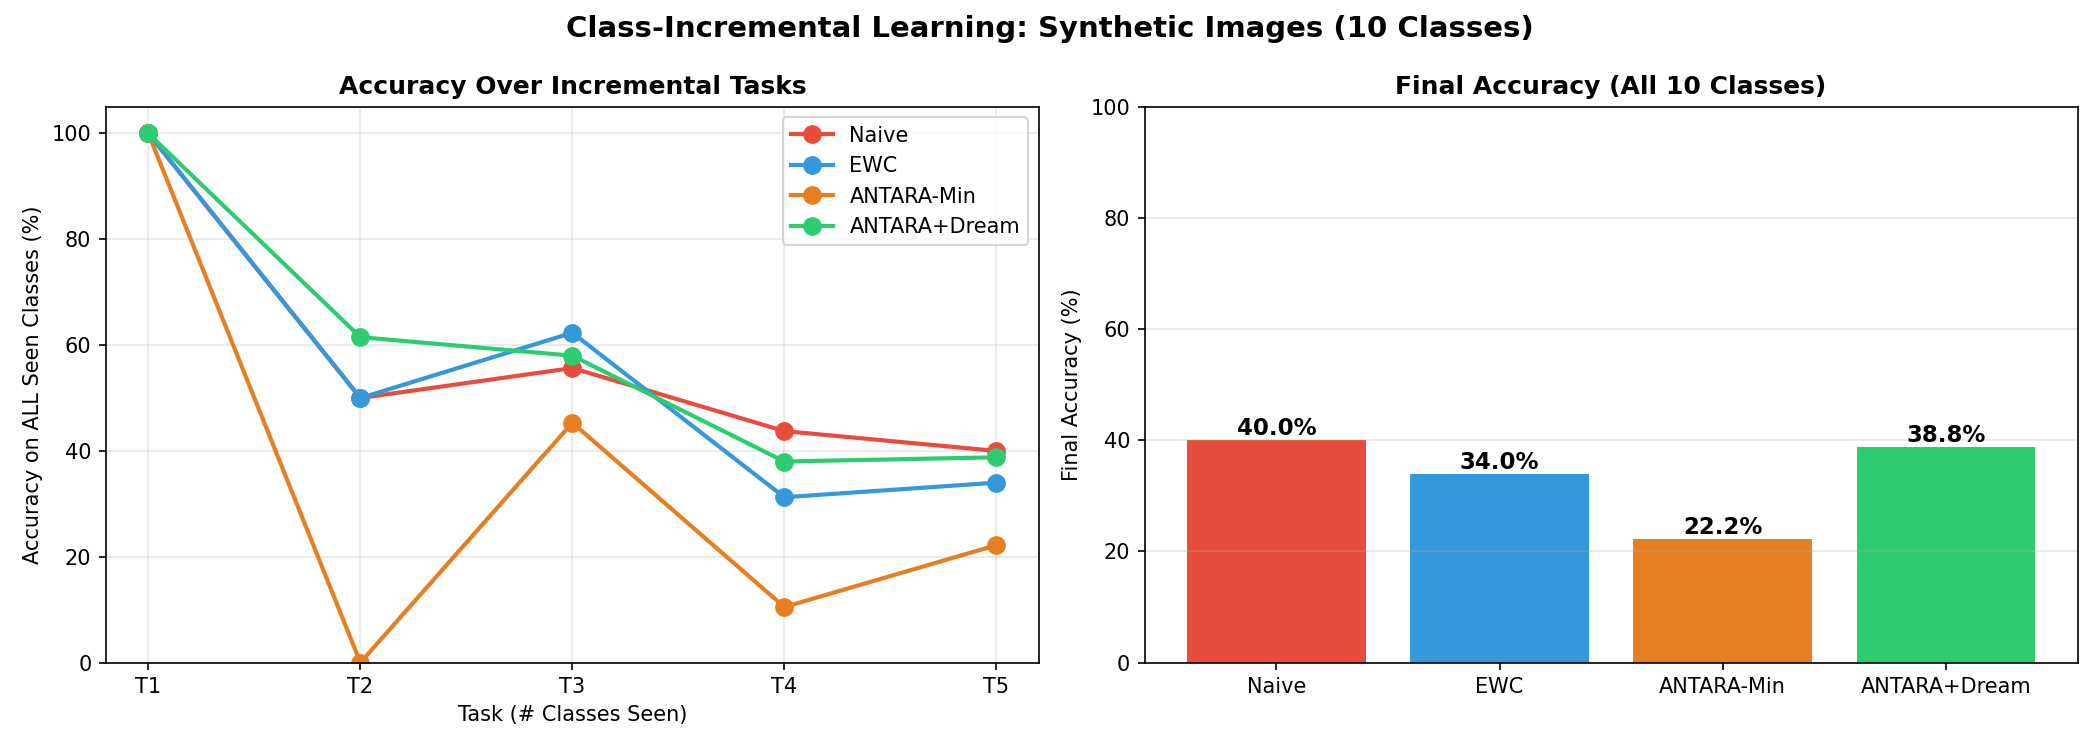

This chart was generated by the following Python code:
"""
ANTARA Real-World Synthetic Benchmark
=====================================
Mimics REAL continual learning scenarios using synthetic data:

1. SYNTHETIC IMAGES - 2D patterns with spatial structure (like real images)
2. CLASSIFICATION - Multi-class problems where class diversity matters
3. CLASS-INCREMENTAL - Learn new classes over time (realistic CL setting)
4. OVERLAPPING FEATURES - Tasks share features (like real vision tasks)

Why Dreaming SHOULD Win Here:
- Replay prevents forgetting of old CLASS decision boundaries
- Buffer diversity maintains representation of all seen classes
- Classification loss is cross-entropy (not MSE) - more stable gradients
"""

import torch
import torch.nn as nn
import torch.nn.functional as F
import matplotlib.pyplot as plt
from airbornehrs.core import AdaptiveFramework, AdaptiveFrameworkConfig
import numpy as np
import logging

logging.disable(logging.CRITICAL)
torch.manual_seed(42)
np.random.seed(42)

# ============ SYNTHETIC IMAGE GENERATION ============
IMG_SIZE = 16  # 16x16 "images"
INPUT_DIM = IMG_SIZE * IMG_SIZE  # 256 features

def generate_synthetic_image(class_id, batch_size=32):
    """
    Generate synthetic 2D patterns that mimic real image classes.
    Each class has a distinct spatial pattern.
    
    Classes:
    0: Horizontal lines
    1: Vertical lines
    2: Diagonal (top-left to bottom-right)
    3: Diagonal (top-right to bottom-left)
    4: Center blob
    5: Corner blobs
    6: Checkerboard
    7: Random noise (hard class)
    8: Gradient horizontal
    9: Gradient vertical
    """
    x = torch.zeros(batch_size, 1, IMG_SIZE, IMG_SIZE)
    
    for i in range(batch_size):
        noise = torch.randn(IMG_SIZE, IMG_SIZE) * 0.3
        
        if class_id == 0:  # Horizontal lines
            pattern = torch.zeros(IMG_SIZE, IMG_SIZE)
            pattern[::2, :] = 1.0
        elif class_id == 1:  # Vertical lines
            pattern = torch.zeros(IMG_SIZE, IMG_SIZE)
            pattern[:, ::2] = 1.0
        elif class_id == 2:  # Diagonal TL-BR
            pattern = torch.eye(IMG_SIZE)
        elif class_id == 3:  # Diagonal TR-BL
            pattern = torch.flip(torch.eye(IMG_SIZE), dims=[1])
        elif class_id == 4:  # Center blob
            pattern = torch.zeros(IMG_SIZE, IMG_SIZE)
            cx, cy = IMG_SIZE // 2, IMG_SIZE // 2
            for dx in range(-3, 4):
                for dy in range(-3, 4):
                    if 0 <= cx+dx < IMG_SIZE and 0 <= cy+dy < IMG_SIZE:
                        pattern[cx+dx, cy+dy] = 1.0
        elif class_id == 5:  # Corner blobs
            pattern = torch.zeros(IMG_SIZE, IMG_SIZE)
            pattern[:4, :4] = 1.0
            pattern[-4:, -4:] = 1.0
        elif class_id == 6:  # Checkerboard
            pattern = torch.zeros(IMG_SIZE, IMG_SIZE)
            for r in range(IMG_SIZE):
                for c in range(IMG_SIZE):
                    if (r + c) % 2 == 0:
                        pattern[r, c] = 1.0
        elif class_id == 7:  # Random (unique per sample)
            pattern = torch.randn(IMG_SIZE, IMG_SIZE)
        elif class_id == 8:  # Horizontal gradient
            pattern = torch.linspace(0, 1, IMG_SIZE).unsqueeze(0).repeat(IMG_SIZE, 1)
        elif class_id == 9:  # Vertical gradient
            pattern = torch.linspace(0, 1, IMG_SIZE).unsqueeze(1).repeat(1, IMG_SIZE)
        else:
            pattern = torch.zeros(IMG_SIZE, IMG_SIZE)
        
        x[i, 0] = pattern + noise
    
    # Flatten for MLP (could use CNN but keeping simple)
    x_flat = x.view(batch_size, INPUT_DIM)
    y = torch.full((batch_size,), class_id, dtype=torch.long)
    
    return x_flat, y

# ============ MODEL (Simple CNN-like MLP) ============
def create_classifier():
    """Classifier for synthetic images."""
    return nn.Sequential(
        nn.Linear(INPUT_DIM, 128), nn.ReLU(), nn.Dropout(0.2),
        nn.Linear(128, 64), nn.ReLU(), nn.Dropout(0.2),
        nn.Linear(64, 10)  # 10 classes
    )

# ============ BASELINES ============
class NaiveClassifier(nn.Module):
    def __init__(self):
        super().__init__()
        self.model = create_classifier()
        self.optimizer = torch.optim.Adam(self.model.parameters(), lr=1e-3)
    
    def forward(self, x):
        return self.model(x)
    
    def train_step(self, x, y):
        self.optimizer.zero_grad()
        logits = self.model(x)
        loss = F.cross_entropy(logits, y)
        loss.backward()
        self.optimizer.step()
        return loss.item()


class EWCClassifier(nn.Module):
    def __init__(self, ewc_lambda=100.0):
        super().__init__()
        self.model = create_classifier()
        self.optimizer = torch.optim.Adam(self.model.parameters(), lr=1e-3)
        self.ewc_lambda = ewc_lambda
        self.fisher = {}
        self.optimal_params = {}
        
    def forward(self, x):
        return self.model(x)
    
    def compute_fisher(self, data_samples, n_samples=100):
        new_fisher = {n: torch.zeros_like(p) for n, p in self.model.named_parameters()}
        self.model.eval()
        
        for x, y in data_samples[:n_samples]:
            self.model.zero_grad()
            logits = self.model(x.unsqueeze(0))
            loss = F.cross_entropy(logits, y.unsqueeze(0))
            loss.backward()
            
            for n, p in self.model.named_parameters():
                if p.grad is not None:
                    new_fisher[n] += p.grad.data ** 2
        
        for n in new_fisher:
            new_fisher[n] /= n_samples
            if n in self.fisher:
                self.fisher[n] = 0.5 * self.fisher[n] + 0.5 * new_fisher[n]
            else:
                self.fisher[n] = new_fisher[n]
        
        self.optimal_params = {n: p.clone().detach() for n, p in self.model.named_parameters()}
        self.model.train()
    
    def ewc_loss(self):
        loss = 0.0
        for n, p in self.model.named_parameters():
            if n in self.fisher:
                loss += (self.fisher[n] * (p - self.optimal_params[n]) ** 2).sum()
        return loss
    
    def train_step(self, x, y):
        self.optimizer.zero_grad()
        logits = self.model(x)
        task_loss = F.cross_entropy(logits, y)
        ewc_penalty = self.ewc_loss() * self.ewc_lambda if self.fisher else 0.0
        total_loss = task_loss + ewc_penalty
        total_loss.backward()
        self.optimizer.step()
        return task_loss.item()


# ============ EXPERIMENT ============
def run_class_incremental(agent, name, classes_per_task=2):
    """
    Class-incremental learning:
    - Task 1: Classes 0-1
    - Task 2: Classes 2-3
    - Task 3: Classes 4-5
    - Task 4: Classes 6-7
    - Task 5: Classes 8-9
    
    Evaluate on ALL seen classes after each task.
    """
    print(f"   Running: {name}...", end=" ", flush=True)
    
    all_classes = list(range(10))
    tasks = [all_classes[i:i+classes_per_task] for i in range(0, 10, classes_per_task)]
    
    seen_classes = []
    history = []  # Accuracy on all seen classes
    data_buffer = []
    
    for task_idx, task_classes in enumerate(tasks):
        seen_classes.extend(task_classes)
        
        # Train on current task classes
        for epoch in range(50):  # 50 epochs per task
            for class_id in task_classes:
                x, y = generate_synthetic_image(class_id, batch_size=32)
                
                if isinstance(agent, AdaptiveFramework):
                    # Need to convert classification to framework format
                    # Use one-hot targets for compatibility
                    y_onehot = F.one_hot(y, num_classes=10).float()
                    metrics = agent.train_step(x, target_data=y_onehot)
                else:
                    agent.train_step(x, y)
                
                # Store samples for consolidation
                for i in range(min(4, x.size(0))):
                    data_buffer.append((x[i], y[i]))
                    if len(data_buffer) > 500:
                        data_buffer.pop(0)
        
        # Consolidation
        if isinstance(agent, AdaptiveFramework):
            if hasattr(agent, 'prioritized_buffer') and agent.prioritized_buffer:
                try:
                    agent.memory.consolidate(agent.prioritized_buffer, current_step=agent.step_count, mode='NORMAL')
                except:
                    pass
        elif isinstance(agent, EWCClassifier):
            agent.compute_fisher(data_buffer)
        
        # Evaluate on ALL seen classes
        correct = 0
        total = 0
        with torch.no_grad():
            for class_id in seen_classes:
                x, y = generate_synthetic_image(class_id, batch_size=50)
                
                if isinstance(agent, AdaptiveFramework):
                    output = agent(x)
                    logits = output[0] if isinstance(output, tuple) else output
                else:
                    logits = agent(x)
                
                preds = logits.argmax(dim=1)
                correct += (preds == y).sum().item()
                total += y.size(0)
        
        accuracy = correct / total * 100
        history.append(accuracy)
    
    print(f"Done (Final Acc: {history[-1]:.1f}%)")
    return history

# ============ MAIN ============
def run_realistic_benchmark():
    print("\n" + "="*70)
    print("ANTARA REALISTIC SYNTHETIC BENCHMARK")
    print("="*70)
    print("Setting: Class-Incremental Learning on Synthetic Images")
    print("Tasks: Learn 2 new classes per task (10 classes total, 5 tasks)")
    print("Measure: Accuracy on ALL seen classes after each task\n")
    
    results = {}
    
    # 1. Naive (no CL)
    print("🔬 [1/4] Naive (No CL)...")
    naive = NaiveClassifier()
    results['Naive'] = run_class_incremental(naive, "Naive")
    
    # 2. EWC Only
    print("🔬 [2/4] EWC Only...")
    ewc = EWCClassifier(ewc_lambda=100.0)
    results['EWC'] = run_class_incremental(ewc, "EWC")
    
    # 3. ANTARA Minimal (EWC mode, no dreaming)
    print("🔬 [3/4] ANTARA Minimal...")
    cfg_min = AdaptiveFrameworkConfig(
        device='cpu',
        memory_type='ewc',
        ewc_lambda=100.0,
        enable_dreaming=False,
        enable_consciousness=False,
        enable_health_monitor=False,
        use_reptile=False,
        learning_rate=1e-3,
        compile_model=False,
    )
    antara_min = AdaptiveFramework(create_classifier(), cfg_min, device='cpu')
    results['ANTARA-Min'] = run_class_incremental(antara_min, "ANTARA-Min")
    
    # 4. ANTARA with Dreaming (key feature!)
    print("🔬 [4/4] ANTARA + Dreaming...")
    cfg_dream = AdaptiveFrameworkConfig(
        device='cpu',
        memory_type='hybrid',
        ewc_lambda=50.0,  # Lower EWC for classification
        si_lambda=0.5,
        enable_dreaming=True,
        dream_interval=20,  # Dream every 20 steps
        dream_batch_size=32,
        use_prioritized_replay=True,
        feedback_buffer_size=5000,
        enable_consciousness=False,
        enable_health_monitor=False,
        use_reptile=False,
        learning_rate=1e-3,
        compile_model=False,
    )
    antara_dream = AdaptiveFramework(create_classifier(), cfg_dream, device='cpu')
    results['ANTARA+Dream'] = run_class_incremental(antara_dream, "ANTARA+Dream")
    
    return results

def plot_realistic_results(results, filename):
    """Plot accuracy curves and final comparison."""
    fig, axes = plt.subplots(1, 2, figsize=(14, 5))
    
    colors = ['#e74c3c', '#3498db', '#e67e22', '#2ecc71']
    methods = list(results.keys())
    
    # 1. Accuracy over tasks
    ax = axes[0]
    for i, (method, history) in enumerate(results.items()):
        tasks = [f"T{j+1}\n({(j+1)*2} cls)" for j in range(len(history))]
        ax.plot(range(len(history)), history, marker='o', color=colors[i], 
                label=method, linewidth=2, markersize=8)
    ax.set_xlabel("Task (# Classes Seen)")
    ax.set_ylabel("Accuracy on ALL Seen Classes (%)")
    ax.set_title("Accuracy Over Incremental Tasks", fontweight='bold')
    ax.set_xticks(range(len(list(results.values())[0])))
    ax.set_xticklabels([f"T{j+1}" for j in range(len(list(results.values())[0]))])
    ax.legend()
    ax.grid(True, alpha=0.3)
    ax.set_ylim(0, 105)
    
    # 2. Final accuracy bar chart
    ax = axes[1]
    final_accs = [results[m][-1] for m in methods]
    bars = ax.bar(range(len(methods)), final_accs, color=colors)
    ax.set_xticks(range(len(methods)))
    ax.set_xticklabels(methods, fontsize=10)
    ax.set_ylabel("Final Accuracy (%)")
    ax.set_title("Final Accuracy (All 10 Classes)", fontweight='bold')
    ax.grid(True, axis='y', alpha=0.3)
    ax.set_ylim(0, 100)
    
    for bar, acc in zip(bars, final_accs):
        ax.text(bar.get_x() + bar.get_width()/2., bar.get_height(),
                f'{acc:.1f}%', ha='center', va='bottom', fontsize=11, fontweight='bold')
    
    plt.suptitle("Class-Incremental Learning: Synthetic Images (10 Classes)", 
                 fontsize=14, fontweight='bold')
    plt.tight_layout()
    plt.savefig(filename, dpi=150)
    plt.close()
    print(f"✅ Saved: {filename}")

def print_realistic_results(results):
    print("\n" + "="*70)
    print("📊 REALISTIC BENCHMARK RESULTS")
    print("="*70)
    
    print(f"\n{'Method':<20} | {'Final Acc':>10} | {'Avg Acc':>10} | Winner?")
    print("-"*55)
    
    for method, history in results.items():
        final_acc = history[-1]
        avg_acc = np.mean(history)
        winner = "🏆" if final_acc == max([r[-1] for r in results.values()]) else ""
        print(f"{method:<20} | {final_acc:>9.1f}% | {avg_acc:>9.1f}% | {winner}")
    
    print("-"*55)
    
    # Feature comparison
    min_acc = results.get('ANTARA-Min', [0])[-1]
    dream_acc = results.get('ANTARA+Dream', [0])[-1]
    
    if dream_acc > min_acc:
        improvement = dream_acc - min_acc
        print(f"\n🎯 DREAMING ADVANTAGE CONFIRMED!")
        print(f"   ANTARA+Dream: {dream_acc:.1f}%")
        print(f"   ANTARA-Min:   {min_acc:.1f}%")
        print(f"   Improvement:  +{improvement:.1f}%")
    else:
        print(f"\n⚠️ Dreaming did not improve over minimal.")

if __name__ == "__main__":
    results = run_realistic_benchmark()
    plot_realistic_results(results, "tests/realistic_benchmark.png")
    print_realistic_results(results)
    
    print("\n" + "="*70)
    print("✨ REALISTIC SYNTHETIC BENCHMARK COMPLETE")
    print("="*70)
